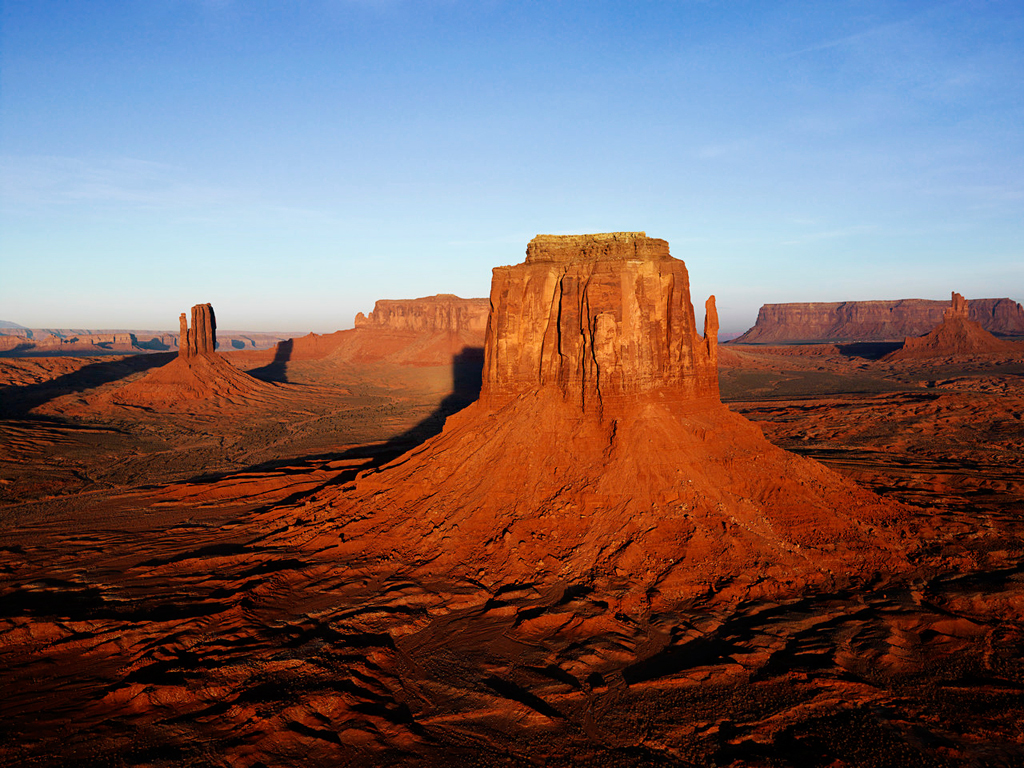
%> input picture MATLABCIA/MATLAB_ANUBHAV/Desert.jpg, 1024 x 768 px
$ octave image_proc_3.m   (GNU Octave 9; MATLAB toolbox functions it lacks are replaced by stand-ins)
%> lines starting %> are read from the running program, lines starting %| are printed output that depends on the picture
%image_proc_3.m : Write a program to split 1 image to 2 images. Split along
%y-axis
clc;
clear all;
close all;
file1=input('\nEnter Input Image file name = ','s');
%> the answer given: Desert.jpg
file2=input('Enter Output Image File-1 name = ','s');
%> the answer given: out.png
file3=input('Enter Output Image File-2 name = ','s');
%> the answer given: out.png
x=imread(file1);
%> x is the input picture: size 768x1024x3 uint8; mean R, G, B 119.4, 99.2, 100.1
[r,c,d]=size(x);
%> r = 768; c = 1024; d = 3
r1=fix(r/2);
%> r1 = 384
y1(1:r1,1:c,1:d)=x(1:r1,1:c,1:d); %copying 50% pixels x-axis wise
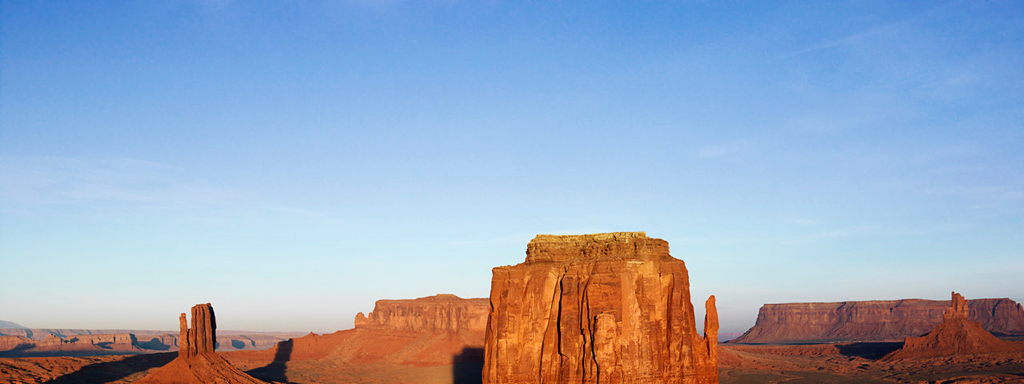
%> y1: size 384x1024x3 uint8; mean R, G, B 154.4, 168.7, 190.8
y2(1:r-r1,1:c,1:d)=x(r1+1:r,1:c,1:d); %copying rest 50% pixels x-axis wise
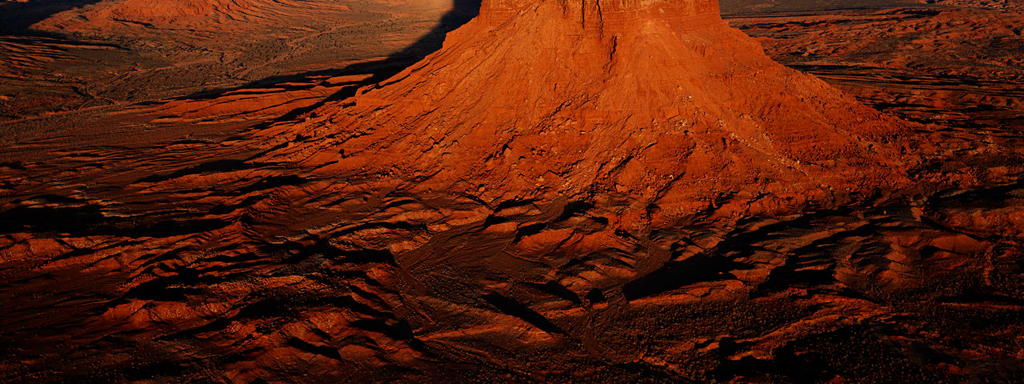
%> y2: size 384x1024x3 uint8; mean R, G, B 84.4, 29.6, 9.4
imwrite(y1,file2);
imwrite(y2,file3);
imshow(y1);
%end
